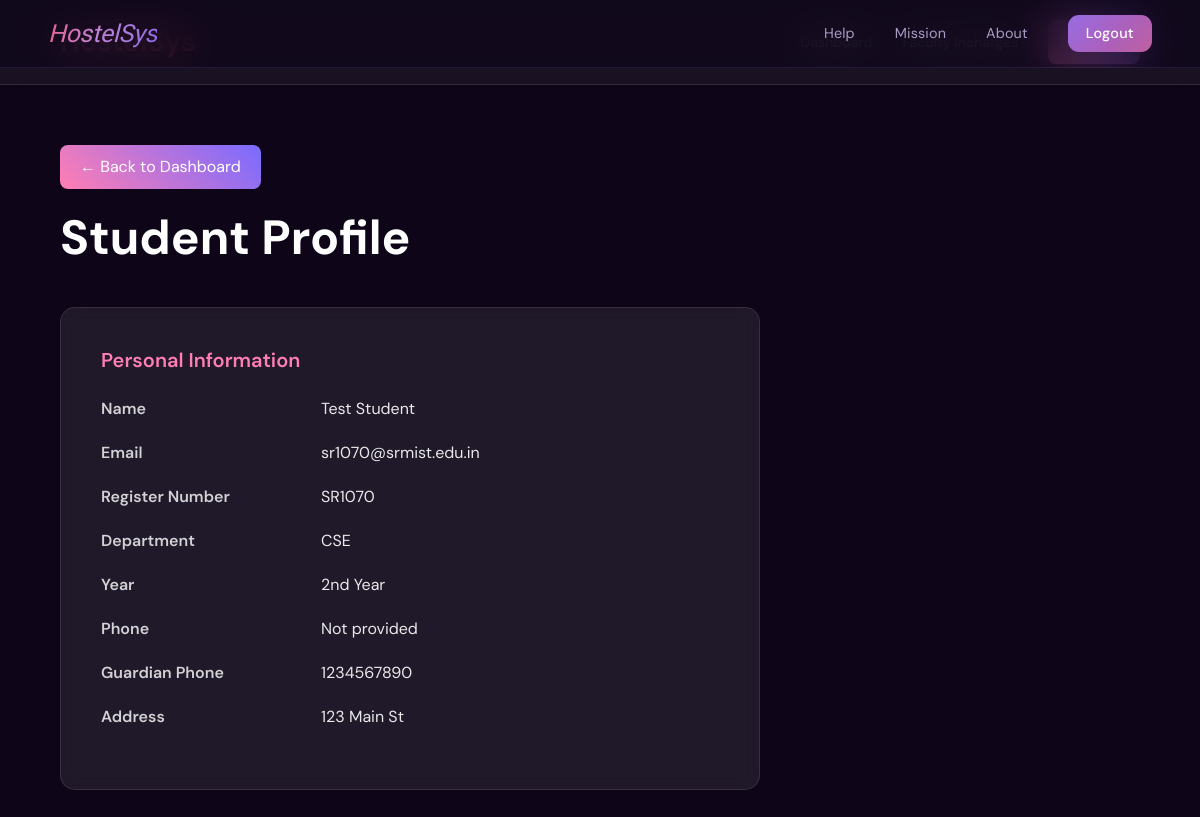
Screenshot of /profile/ (signed in) with the database file from the repository.
### startpage/models.py (models this page shows, shortened)
class StudentProfile(models.Model):
    user = models.OneToOneField(settings.AUTH_USER_MODEL, on_delete=models.CASCADE, related_name='student_profile')
    department = models.CharField(max_length=100)
    year = models.CharField(max_length=10)
    room = models.ForeignKey(Room, on_delete=models.SET_NULL, null=True, blank=True, related_name='students')
    guardian_phone = models.CharField(max_length=15)
    address = models.TextField()
    created_at = models.DateTimeField(auto_now_add=True)
    updated_at = models.DateTimeField(auto_now=True)
    class Meta:
        ordering = ['user__username']

class User(AbstractUser):
    class Role(models.TextChoices):
        ADMIN = 'ADMIN', 'Admin'
        STUDENT = 'STUDENT', 'Student'
    class Department(models.TextChoices):
        CSE = 'CSE', 'Computer Science'
        ECE = 'ECE', 'Electronics & Comm'
        MECH = 'MECH', 'Mechanical Engineering'
        CIVIL = 'CIVIL', 'Civil Engineering'
        IT = 'IT', 'Information Technology'
    role = models.CharField(max_length=10, choices=Role.choices, default=Role.STUDENT)
    register_number = models.CharField(max_length=20, unique=True, null=True, blank=True, db_index=True)
    department = models.CharField(
        max_length=100,
        blank=True,
        null=True,
        choices=Department.choices,
        verbose_name='Department (CSE, ECE, MECH, CIVIL, IT)'
    )
    phone = models.CharField(max_length=15, blank=True)
    created_at = models.DateTimeField(auto_now_add=True)
    updated_at = models.DateTimeField(auto_now=True)
    REQUIRED_FIELDS = ['email', 'department']
    class Meta:
        ordering = ['-created_at']

### startpage/views.py (the view)
# urls.py: path('profile/', views.profile, name='profile'),
@login_required
def profile(request):
    student_profile = None
    try:
        student_profile = request.user.student_profile
    except StudentProfile.DoesNotExist:
        pass
    context = {
        'student_profile': student_profile,
    }
    return render(request, 'profile.html', context)

### templates/profile.html (shortened to what this page needs)
{% extends 'base.html' %}
{% block content %}
<header class="profile-navbar">
  <div class="logo">HostelSys</div>
  <div class="profile-navbar-links">
    <a href="{% url 'dashboard' %}">Dashboard</a>
    <a href="#faculty">Faculty Incharges</a>
    <form action="{% url 'logout' %}" method="post" style="display:inline-block; margin:0;">
      <button class="logout-btn" type="submit">Logout</button>
    </form>
  </div>
</header>
<main class="profile-content">
  <a href="{% url 'dashboard' %}" class="back-btn">← Back to Dashboard</a>
  <div class="profile-header">
    <h1 class="profile-title">Student Profile</h1>
  </div>
  {% if student_profile %}
  <div class="profile-card">
    <h3>Personal Information</h3>
    <div class="profile-field">
      <div class="profile-label">Name</div>
      <div class="profile-value">{{ student_profile.user.get_full_name|default:student_profile.user.username }}</div>
    </div>
    <div class="profile-field">
      <div class="profile-label">Email</div>
      <div class="profile-value">{{ student_profile.user.email }}</div>
    </div>
    <div class="profile-field">
      <div class="profile-label">Register Number</div>
      <div class="profile-value">{{ student_profile.user.register_number }}</div>
    </div>
    <div class="profile-field">
      <div class="profile-label">Department</div>
      <div class="profile-value">{{ student_profile.department }}</div>
    </div>
    <div class="profile-field">
      <div class="profile-label">Year</div>
      <div class="profile-value">{{ student_profile.year }}</div>
    </div>
    <div class="profile-field">
      <div class="profile-label">Phone</div>
      <div class="profile-value">{{ student_profile.user.phone|default:"Not provided" }}</div>
    </div>
    <div class="profile-field">
      <div class="profile-label">Guardian Phone</div>
      <div class="profile-value">{{ student_profile.guardian_phone }}</div>
    </div>
    <div class="profile-field">
      <div class="profile-label">Address</div>
      <div class="profile-value">{{ student_profile.address }}</div>
    </div>
  </div>
  {% else %}
  <div class="profile-card">
    <p>Student profile not found. Please complete your profile setup.</p>
  </div>
  {% endif %}
</main>
{% endblock %}

### templates/base.html (style rules this page uses)
:root { --bg-deep: #0e0618; --bg-mid: #160d24; --bg-surface: #1e1230; --bg-card: #261740; --bg-input: #1a0f2e; --accent-rose: #e8608a; --accent-violet: #8b6be8; --accent-soft: #c084d4; --text-primary: #f4eeff; --text-secondary: #a99cc4; --text-muted: #6d5f8a; --border-subtle: rgba(180,140,255,0.12); --border-mid: rgba(180,140,255,0.22); }
*, *::before, *::after { box-sizing: border-box; }
html, body { height: 100%; margin: 0; padding: 0; width: 100%; overflow-x: hidden; background: var(--bg-deep) !important; color: var(--text-primary) !important; font-family: 'DM Sans', system-ui, sans-serif !important; -webkit-font-smoothing: antialiased; }
body::before { content: ''; position: fixed; inset: 0; z-index: -1; background: radial-gradient(ellipse 60% 50% at 20% 10%, rgba(139,107,232,0.14) 0%, transparent 70%), radial-gradient(ellipse 50% 60% at 85% 80%, rgba(232,96,138,0.12) 0%, transparent 70%), radial-gradient(ellipse 40% 40% at 55% 45%, rgba(192,132,212,0.07) 0%, transparent 60%); pointer-events: none; }
body::after { content: ''; position: fixed; inset: 0; z-index: -1; background-image: radial-gradient(circle, rgba(255,255,255,0.028) 1px, transparent 1px); background-size: 28px 28px; pointer-events: none; }

### templates/profile.html (style rules this page uses)
.profile-navbar { width: 100%; display: flex; justify-content: space-between; align-items: center; padding: 20px 60px; background: rgba(255, 255, 255, 0.05); backdrop-filter: blur(10px); box-sizing: border-box; color: #fff; border-bottom: 1px solid rgba(255, 255, 255, 0.1); }
.profile-navbar .logo { font-size: 28px; font-weight: 700; background: linear-gradient(45deg, #ff7eb3, #ff6b6b); -webkit-background-clip: text; -webkit-text-fill-color: transparent; background-clip: text; }
.profile-navbar-links { display: flex; gap: 30px; align-items: center; }
.profile-navbar-links a { color: #fff; text-decoration: none; font-size: 14px; font-weight: 500; transition: 0.3s; }
.logout-btn { padding: 10px 20px; border-radius: 8px; border: none; background: linear-gradient(45deg, #ff7eb3, #7a6bff); color: white; cursor: pointer; transition: 0.3s; font-weight: 500; }
.profile-content { padding: 60px; width: 100%; box-sizing: border-box; min-height: calc(100vh - 80px); }
.profile-header { margin-bottom: 40px; }
.profile-title { font-size: 48px; font-weight: 700; color: #fff; margin-bottom: 10px; }
.profile-card { background: rgba(255, 255, 255, 0.08); border: 1px solid rgba(255, 255, 255, 0.1); border-radius: 15px; padding: 40px; color: #fff; max-width: 700px; backdrop-filter: blur(10px); }
.profile-card h3 { font-size: 20px; font-weight: 600; margin-bottom: 25px; color: #ff7eb3; }
.profile-field { margin-bottom: 20px; display: grid; grid-template-columns: 200px 1fr; gap: 20px; }
.profile-label { font-weight: 600; color: rgba(255, 255, 255, 0.8); }
.profile-value { color: rgba(255, 255, 255, 0.9); }
.back-btn { display: inline-block; padding: 10px 20px; border-radius: 8px; background: linear-gradient(45deg, #ff7eb3, #7a6bff); color: white; text-decoration: none; margin-bottom: 20px; transition: 0.3s; }

### rows the page displays
StudentProfile: user.get_full_name "Test Student", user.email "sr1070@srmist.edu.in", user.register_number "SR1070", department "CSE", year "2nd Year", user.phone "Not provided", guardian_phone "1234567890", address "123 Main St"
